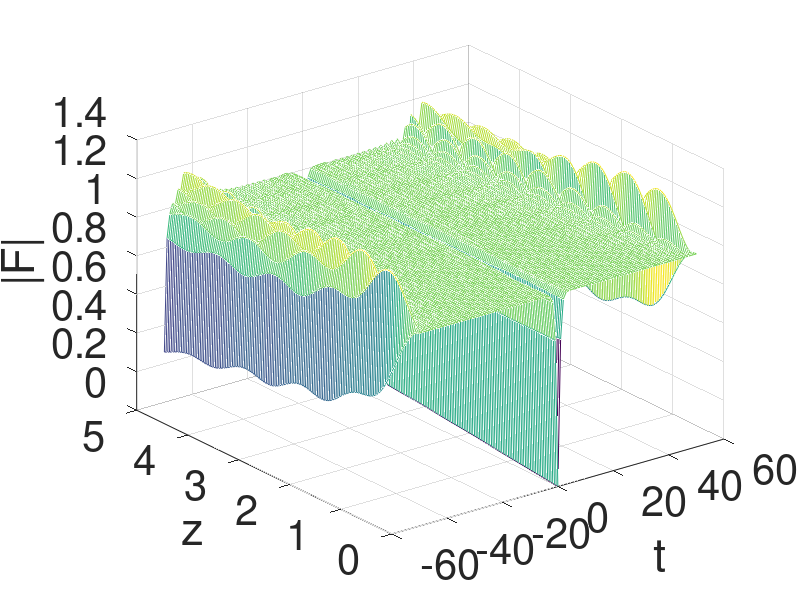
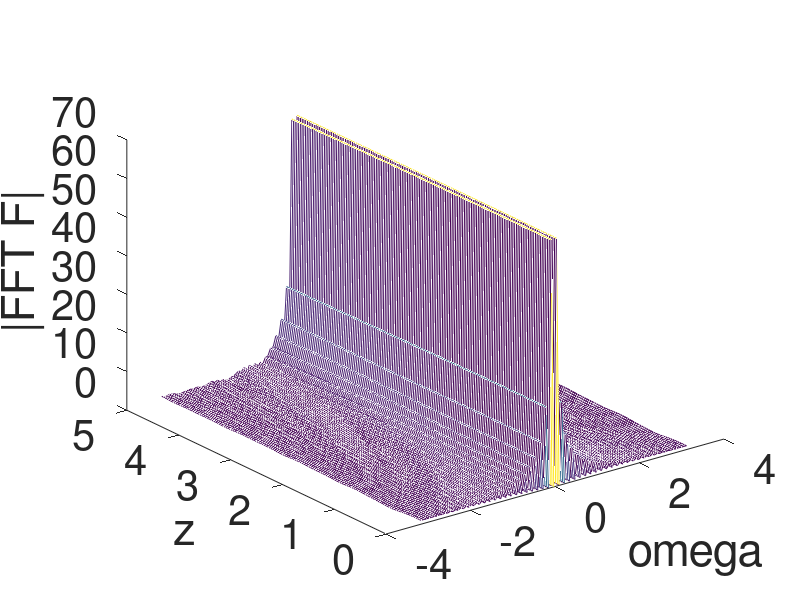

These charts were generated, in order, by the following MATLAB code:
%% PROPAGATION METHOD FOR THE SOLUTION OF NLSE
% $i\partial{F(z,t)}{\partial z}-\frac{beta^{\prime\prime}}{2}\frac{\partial^2F(z,t)}{\partial t^2}+\gamma\vert F(z,t)\vert^2F(z,t)$

%% 
%

clc
clear all
close all

%% 
% MATERIAL PROPERTIES
beta2=1;
gamma=1;

%%
% TEMPORAL COORDINATE
t0=-50;
t1=50;
nt=101;
t=linspace(t0,t1,nt);
deltat=(t1-t0)/(nt-1);

%%
% SPATIAL COORDINATE
z0=0;
z1=5;
nz=151;
z=linspace(z0,z1,nz);
deltaz=(z1-z0)/(nz-1);
h=deltaz;

%%
% FREQUENCY COORDINATE
indfreq=-nt/2:1:nt/2-1;
omega=(pi./t1).*indfreq;

%%
% INPUT ENVELOPE
% tau0=1;
% amp=1;
% FIN=amp*exp(-t.^2/(2*tau0^2)); % unchirped gaussian pulse
% c=-1;
% FIN=amp*exp(-(1+1j*c)/2*t.^2/tau0.^2);  % chirped gaussian pulse

% c=-2;
% tau0=1;
% FIN=sech(t/tau0).*exp(-1j*c*t.^2/(2*tau0^2)); % hyperbolic chirped sech pulses

% c=0;
% m=1;
% tau0=1;
% amp=1;
% FIN=amp*exp(-(1+1j*c)/2*(t/tau0).^(2*m));  % chirped super gaussian pulse
% FING=amp*exp(-(1+1j*c)/2*(t/tau0).^(2));  % compare with gaussian

% three unchirped gaussian pulses
% tau0=1;
% amp=1;
% 
% tshift1=-10;
% FIN1 = amp*exp(-(t+tshift1).^2/(2*tau0^2));
% 
% tshift2=0;
% FIN2 = amp*exp(-(t+tshift2).^2/(2*tau0^2));
% 
% tshift3=10;
% FIN3 = amp*exp(-(t+tshift3).^2/(2*tau0^2));
% 
% FIN = FIN1+FIN2+FIN3;

% FIN1 = sech(t)*exp(1j*z0/2); % FUNDAMENTAL SOLITON PULSE
% FIN2 = sech(t-10)*exp(1j*z0/2)*0;  % FUNDAMENTAL SOLITON PULSE
% FIN3 = sech(t+10)*exp(1j*z0/2)*0; %  FUNDAMENTAL SOLITON PULSE
% FIN = FIN1+FIN2+FIN3;

% FIN = (4*(cosh(3*t)+3*exp(4*1j*z0).*cosh(t))./(cosh(4*t)+4*cosh(2*t)+3*cos(4*z0)))*exp(1j*z0/2); % HIGHER ORDER SOLITON PULSE
% sum(abs(FIN) - abs(2*sech(t)))


FIN = tanh(t)*exp(z0); % DARK SOLITON

% % input modulus (time)
% figure 
% plot(t,abs(FIN))
% xlabel('t')
% ylabel('|F|')
% set(findall(gcf,'type','text'),'FontSize',30)
% set(gca,'FontSize',30)
% grid()
% 
% 
% % input phase (time)
% figure 
% plot(t,unwrap(angle(FIN)))
% xlabel('t')
% ylabel('angle')
% set(findall(gcf,'type','text'),'FontSize',30)
% set(gca,'FontSize',30)
% grid()

FFIN = deltat*fftshift(fft(FIN));
% % FFING = deltat*fftshift(fft(FING));
% % input modulus (frequency)
% figure
% plot(omega,abs(FFIN))
% xlabel('t')
% ylabel('|Fourier Transform F|')
% set(findall(gcf,'type','text'),'FontSize',30)
% set(gca,'FontSize',30)
% grid()
% 
% % input phase (frequency)
% figure 
% plot(omega,unwrap(angle(FFIN)))
% xlabel('omega')
% ylabel('angle(Fourier Transform F)')
% set(findall(gcf,'type','text'),'FontSize',30)
% set(gca,'FontSize',30)

% aaa
%%
%%%%%%%%%%%%%%%%%%%%%%%
% CORE OF THE PROGRAM %
%%%%%%%%%%%%%%%%%%%%%%%

F = zeros(ceil(nt),floor(nz));
FF = zeros(ceil(nt),floor(nz));

F(:,1)=FIN;
FF(:,1)=FFIN;

q = FIN;

for loop_step=2:1:nz
    
    % LINEAR DISPOERSIVE STEP
    qs=deltat*fftshift(fft(q));
    qs_old=qs;
    
    prop=beta2/2*omega.^2;
    fact=1i*prop*h;
    qs=qs_old.*exp(fact); % calculation of the propagation in the frequency domain
    q=(1/deltat)*ifft(ifftshift(qs)); % coming back in the time domain
    
    % NON LINEAR CHI3 EFFECT
    q_old=q;
    q=q_old.*exp(1i*gamma*abs(q_old).^2*h);
    
    % SAVE DATA EVERY nz
    F(:,loop_step) = q;
    FF(:,loop_step) = deltat*fftshift(fft(q));
end

save dati

figure(1)
mesh(t,z,abs(F)')
xlabel('t')
ylabel('z')
zlabel('|F|')
set(findall(gcf,'type','text'),'FontSize',30)
set(gca,'FontSize',30)

% figure(2)
% mesh(t,z,unwrap(angle(F)'))
% xlabel('t')
% ylabel('z')
% zlabel('ange(F)')
% 
% figure
% plot(t,abs(F(:,1)),t,abs(F(:,end)))
% xlabel('t')
% ylabel('|F|')
% legend('IN','OUT')
% set(findall(gcf,'type','text'),'FontSize',30)
% set(gca,'FontSize',30)
% grid()

% figure()
% plot(z,unwrap(angle(F(nt/2,:)))) % follow phase in the peak along z
% xlabel('z')
% ylabel('angle F versus z at t=0')
% legend('phase of soliton')
% set(findall(gcf,'type','text'),'FontSize',30)
% set(gca,'FontSize',30)
% grid()

% 
% figure
% plot(t,unwrap(angle(F(:,1))),t,unwrap(angle(F(:,end))))
% xlabel('t')
% ylabel('angle(F)')
% legend('IN','OUT')
% grid()
% 
% figure
% deomegaIN = -gradient(unwrap(angle(F(:,end))),t);
% deomegaOUT = -gradient(unwrap(angle(F(:,1))),t);
% plot(t,deomegaIN,t,deomegaOUT)
% xlabel('t')
% ylabel('\delta omega')
% legend('IN','OUT')
% grid()

%
figure(7)
mesh(omega,z,abs(FF)')
xlabel('omega')
ylabel('z')
zlabel('|FFT F|')
set(findall(gcf,'type','text'),'FontSize',30)
set(gca,'FontSize',30)
grid
% 
% % 
% figure(8)
% plot(omega,abs(FF(:,1)),omega,abs(FF(:,end)))
% xlabel('omega')
% ylabel('|Fourier transform F|')
% legend('IN','OUT')
% set(findall(gcf,'type','text'),'FontSize',30)
% set(gca,'FontSize',30)
% grid

